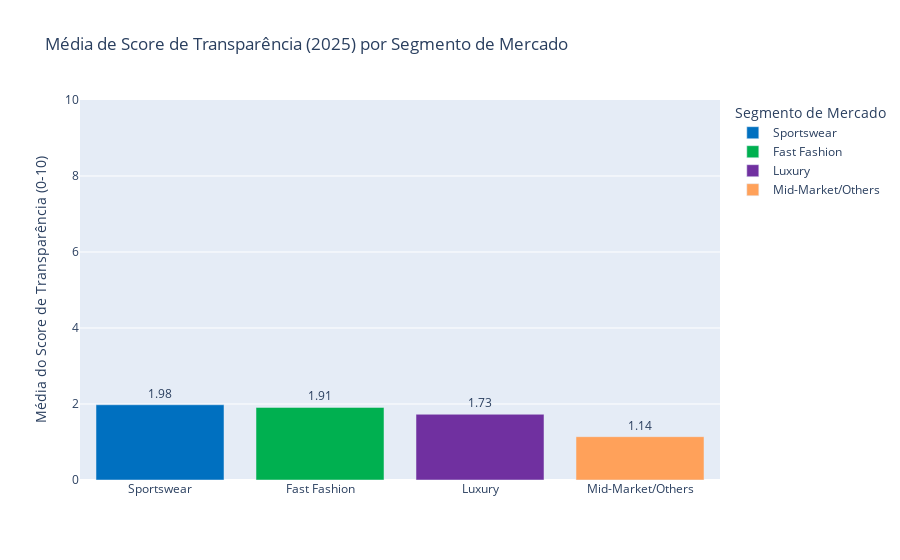

Here is the notebook cell this chart was saved with:
### Code cell
import plotly.express as px

# Color pallete
color_map = {
    'Fast Fashion': '#00B050',  # Verde
    'Sportswear': '#0070C0',    # Azul
    'Luxury': '#7030A0',        # Roxo
    'Mid-Market/Others': '#A0A0A0' # Cinza (Baseline/Others)
}

fig = px.bar(
    df_segment_scores, 
    x='Market_Segment',
    y='Transparency_Score',
    color='Market_Segment', 
    color_discrete_map=color_map,
    
    # Graphic's labels
    title='Média de Score de Transparência (2025) por Segmento de Mercado',
    labels={'Transparency_Score': 'Média do Score de Transparência (0-10)', 'Market_Segment': 'Segmento de Mercado'},
    
    # Hover bar
    hover_data={'Transparency_Score': ':.2f'},
    
    range_y=[0, 10] 
)

# Adding values on top of each bar
fig.update_traces(texttemplate='%{y:.2f}', textposition='outside')

# Improve Layout
fig.update_layout(uniformtext_minsize=8, uniformtext_mode='hide', xaxis_title=None)

fig.show()

### Figure 1 — Plotly figure (JSON) as saved in the notebook; plotly's stock layout.template omitted (floating-point values rounded to 4 significant figures)
{"data": [{"hovertemplate": "Segmento de Mercado=%{x}<br>Média do Score de Transparência (0-10)=%{y:.2f}<extra></extra>", "legendgroup": "Sportswear", "marker": {"color": "#0070C0", "pattern": {"shape": ""}}, "name": "Sportswear", "orientation": "v", "showlegend": true, "textposition": "outside", "texttemplate": "%{y:.2f}", "type": "bar", "x": ["Sportswear"], "xaxis": "x", "y": [1.98], "yaxis": "y"}, {"hovertemplate": "Segmento de Mercado=%{x}<br>Média do Score de Transparência (0-10)=%{y:.2f}<extra></extra>", "legendgroup": "Fast Fashion", "marker": {"color": "#00B050", "pattern": {"shape": ""}}, "name": "Fast Fashion", "orientation": "v", "showlegend": true, "textposition": "outside", "texttemplate": "%{y:.2f}", "type": "bar", "x": ["Fast Fashion"], "xaxis": "x", "y": [1.91], "yaxis": "y"}, {"hovertemplate": "Segmento de Mercado=%{x}<br>Média do Score de Transparência (0-10)=%{y:.2f}<extra></extra>", "legendgroup": "Luxury", "marker": {"color": "#7030A0", "pattern": {"shape": ""}}, "name": "Luxury", "orientation": "v", "showlegend": true, "textposition": "outside", "texttemplate": "%{y:.2f}", "type": "bar", "x": ["Luxury"], "xaxis": "x", "y": [1.73], "yaxis": "y"}, {"hovertemplate": "Segmento de Mercado=%{x}<br>Média do Score de Transparência (0-10)=%{y:.2f}<extra></extra>", "legendgroup": "Mid-Market/Others", "marker": {"color": "#FFA15A", "pattern": {"shape": ""}}, "name": "Mid-Market/Others", "orientation": "v", "showlegend": true, "textposition": "outside", "texttemplate": "%{y:.2f}", "type": "bar", "x": ["Mid-Market/Others"], "xaxis": "x", "y": [1.14], "yaxis": "y"}], "layout": {"barmode": "relative", "legend": {"title": {"text": "Segmento de Mercado"}, "tracegroupgap": 0}, "title": {"text": "Média de Score de Transparência (2025) por Segmento de Mercado"}, "uniformtext": {"minsize": 8, "mode": "hide"}, "xaxis": {"anchor": "y", "categoryarray": ["Sportswear", "Fast Fashion", "Luxury", "Mid-Market/Others"], "categoryorder": "array", "domain": [0, 1], "title": {}}, "yaxis": {"anchor": "x", "domain": [0, 1], "range": [0, 10], "title": {"text": "Média do Score de Transparência (0-10)"}}}}
